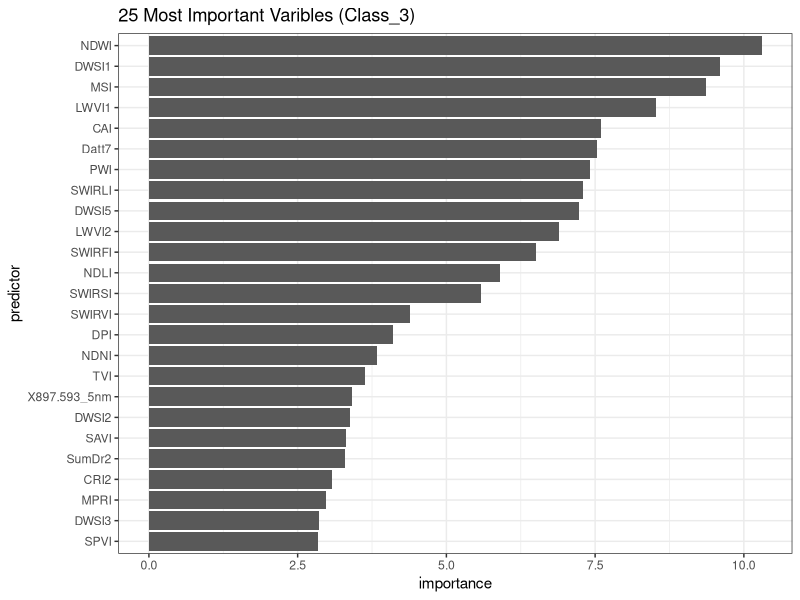
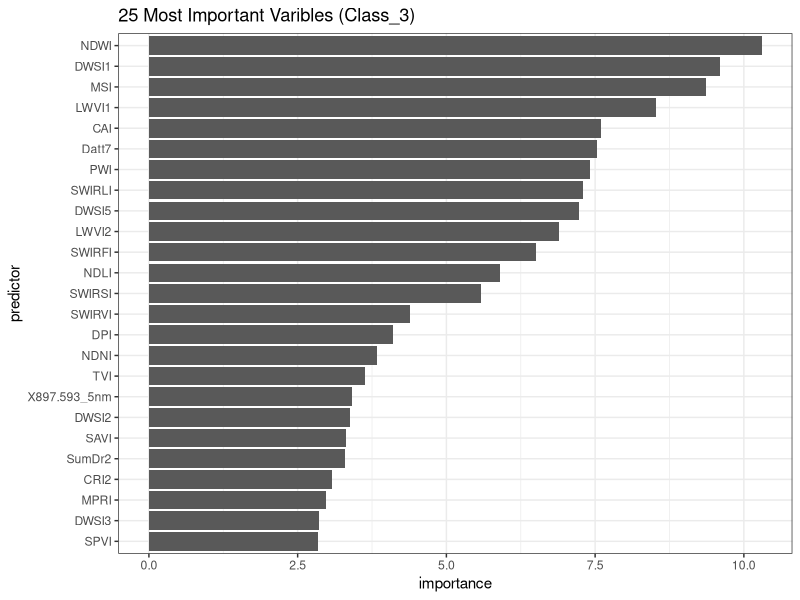

Source code (R) for these figures, in order:
library(caret)
library(ranger)
library(randomForest)
library(tidyverse)

#------------------Building Model without identifying important varibles --------------
# Spectral Library
SpecLib_derivs<-read.csv("Outputs/SpecLib_Derivs.csv")
colnames(SpecLib_derivs)


# Remove Unwanted columns
# Creates a string of possible names that will be removed
#remove_names<-c("ScanID","Class1","Class2","Class4","Area","Class2_Freq"
#                ,"Class3_Freq","Class4_Freq","Tree_numbe","x","y")
remove_names<-c(colnames(SpecLib_derivs[,1:6]), colnames(SpecLib_derivs[,8:32]))
# Remove Unwanted columns
SpecLib_derivs[remove_names] = NULL

# Change column name with all the levels to "classes"
names(SpecLib_derivs)[1]<-"Classes"

# Converts column to a fctor
SpecLib_derivs$Classes<-SpecLib_derivs$Classes%>%as.factor()

rand_col<-sample(seq_len(nrow(SpecLib_derivs)),size = floor(0.75*nrow(SpecLib_derivs)))
SpecLib_derivs_cal<-SpecLib_derivs[rand_col,]
SpecLib_derivs_val<-SpecLib_derivs[-rand_col,]
#SpecLib_derivs_cal$randSel<-0
#SpecLib_derivs_val$randSel<-1
dim(SpecLib_derivs_val)
dim(SpecLib_derivs_cal)

#SpecLib_derivs_train<-rbind(SpecLib_derivs_val,SpecLib_derivs_cal) %>% as.data.frame()
#hist(SpecLib_derivs_train$randSel)

set.seed(123)
# Build Model
rf_mod_ranger<- ranger::ranger(Classes ~ .,data = SpecLib_derivs_cal, num.trees = 1000, local.importance = TRUE) # OOB prediction error:             25.93 %

rf_mod_randomforest<-randomForest(Classes ~ .,data = SpecLib_derivs_cal, ntree=1000,importance=TRUE) # OOB prediction error 26.18%

 # Build models using 0.99 percent cutoff for corelated varibles
 # Creates corelation matrix
 CorelationMatrix<-cor(SpecLib_derivs_cal[-1])
 
 # Select most correlated varibles 
 caret_findCorr<-findCorrelation(CorelationMatrix, cutoff = 0.99, names = T)
 
 # Remove corelated vars
 predictor_df_reduced<-SpecLib_derivs %>%
   dplyr::select(-caret_findCorr)
 
 # Rebuild models after intercorelated vars are removed
 rf_mod_randomforest<-randomForest(Classes ~ .,data = predictor_df_reduced,ntree=1000,importance=TRUE) # OOB prediction error 23.28%
 # Saves confusion matrix rf
 RandomForest_confusionmatrix<-rf_mod_randomforest$confusion%>%as.data.frame()
 write.csv(RandomForest_confusionmatrix,"Outputs/RandomForest_confusionmatrix.csv")
 
 # Saves confuison Matrix Ranger
 rf_mod_ranger<-ranger(Classes ~ .,data = predictor_df_reduced,
                       num.trees = 1000,
                       local.importance = TRUE) # OOB prediction error:             23.76 %
 
 rf_mod_ranger_IMP<-ranger(Classes ~ .,data = predictor_df_reduced,
                       num.trees = 1000,
                       importance = "impurity_corrected",
                       local.importance = TRUE) # OOB prediction error:             23.76 %  
 
 Ranger_confusionmatrix<-rf_mod_ranger$confusion.matrix%>%as.data.frame.matrix()
 write.csv(Ranger_confusionmatrix,"Outputs/Ranger_confusionmatrix.csv")


# saves the model with the lowest error
save(rf_mod_randomforest, file = "Outputs/Best_Model_RandomForest.rda")

# saves the model with the lowest error
save(rf_mod_ranger      , file = "Outputs/Best_Model_Ranger.rda")


#------------------------------ Select Important varibles -----------------------------------
# Creates a dataframe with all varibles and their imoportance
ImportantVarsFrame<-enframe(rf_mod_ranger_IMP$variable.importance, 
                            name="predictor", value="importance")

# Function Creates a plot of the 30 most important vars
ImportantVarsFrame25<-ImportantVarsFrame[order(ImportantVarsFrame$importance,decreasing = TRUE),][1:25,]

# Lets R respect the order in data.frame.
ImportantVarsFrame25$predictor <- factor(ImportantVarsFrame25$predictor,
                                         levels = ImportantVarsFrame25$predictor
                                         [order(ImportantVarsFrame25$importance)])

# Creates a plot of the 30 most important varibles
ImportantVarsFrame25%>%
  ggplot(aes(x  = predictor, y = importance))+
  theme_bw()+
  geom_bar(stat = "identity")+
  coord_flip()+
  ggtitle("25 Most Important Varibles (Class_3)")

ggsave("Outputs/VarImp.jpg")
